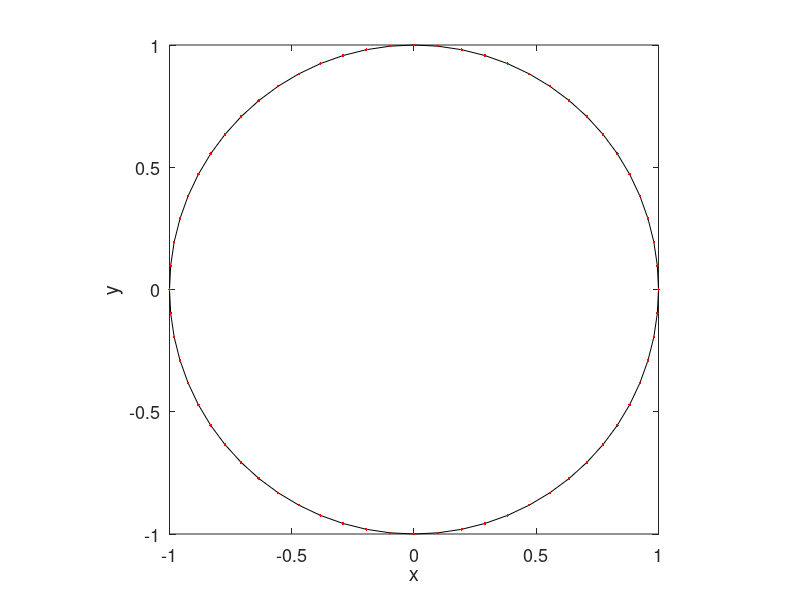

MATLAB code for this plot:
clear all
close all

%==============
% draw a circle
%==============

Np = 64;

for i=1:Np+1
 angle = 2.0*pi*(i-1.0)/Np;
 x(i)  = cos(angle);
 y(i)  = sin(angle);
end

figure(1)
hold on
plot(x,y,'k');
plot(x,y,'r.');
xlabel('x','fontsize',13)
ylabel('y','fontsize',13)
set(gca,'fontsize',13)
axis square
box on
